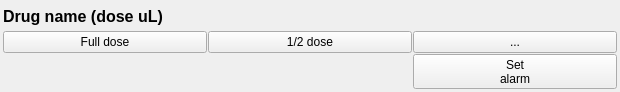
<?xml version="1.0" encoding="UTF-8"?>
<ui version="4.0">
 <class>Form</class>
 <widget class="QWidget" name="Form">
  <property name="geometry">
   <rect>
    <x>0</x>
    <y>0</y>
    <width>620</width>
    <height>92</height>
   </rect>
  </property>
  <property name="sizePolicy">
   <sizepolicy hsizetype="Expanding" vsizetype="MinimumExpanding">
    <horstretch>0</horstretch>
    <verstretch>0</verstretch>
   </sizepolicy>
  </property>
  <property name="minimumSize">
   <size>
    <width>300</width>
    <height>0</height>
   </size>
  </property>
  <property name="windowTitle">
   <string>Form</string>
  </property>
  <layout class="QGridLayout" name="gridLayout" columnstretch="1,1,1" columnminimumwidth="1,1,1">
   <property name="sizeConstraint">
    <enum>QLayout::SetDefaultConstraint</enum>
   </property>
   <property name="leftMargin">
    <number>3</number>
   </property>
   <property name="topMargin">
    <number>3</number>
   </property>
   <property name="rightMargin">
    <number>3</number>
   </property>
   <property name="bottomMargin">
    <number>3</number>
   </property>
   <property name="spacing">
    <number>1</number>
   </property>
   <item row="2" column="0">
    <widget class="QPushButton" name="_fullDoseButton">
     <property name="text">
      <string>Full dose</string>
     </property>
    </widget>
   </item>
   <item row="2" column="1">
    <widget class="QPushButton" name="_halfDoseButton">
     <property name="text">
      <string>1/2 dose</string>
     </property>
    </widget>
   </item>
   <item row="1" column="0" colspan="3">
    <widget class="QLabel" name="_drugNameLabel">
     <property name="sizePolicy">
      <sizepolicy hsizetype="MinimumExpanding" vsizetype="MinimumExpanding">
       <horstretch>0</horstretch>
       <verstretch>0</verstretch>
      </sizepolicy>
     </property>
     <property name="styleSheet">
      <string notr="true">QLabel {
	font-size: 12pt;
	font-family: &quot;Monospace&quot;; 
	font-weight: bold;
}</string>
     </property>
     <property name="text">
      <string>Drug name (dose uL)</string>
     </property>
     <property name="wordWrap">
      <bool>true</bool>
     </property>
    </widget>
   </item>
   <item row="2" column="2">
    <widget class="QPushButton" name="_customDoseButton">
     <property name="text">
      <string>...</string>
     </property>
    </widget>
   </item>
   <item row="3" column="0" colspan="2">
    <widget class="DrugTimer" name="_timer" native="true"/>
   </item>
   <item row="3" column="2">
    <widget class="QToolButton" name="_alarmButton">
     <property name="sizePolicy">
      <sizepolicy hsizetype="Minimum" vsizetype="Fixed">
       <horstretch>0</horstretch>
       <verstretch>0</verstretch>
      </sizepolicy>
     </property>
     <property name="styleSheet">
      <string notr="true"/>
     </property>
     <property name="text">
      <string>Set
alarm</string>
     </property>
     <property name="icon">
      <iconset>
       <selectedoff>:/MainWindow/alarm_off</selectedoff>
       <selectedon>:/MainWindow/alarm_on</selectedon>
      </iconset>
     </property>
     <property name="iconSize">
      <size>
       <width>20</width>
       <height>20</height>
      </size>
     </property>
     <property name="checkable">
      <bool>true</bool>
     </property>
     <property name="checked">
      <bool>false</bool>
     </property>
     <property name="toolButtonStyle">
      <enum>Qt::ToolButtonTextBesideIcon</enum>
     </property>
     <property name="autoRaise">
      <bool>false</bool>
     </property>
     <property name="arrowType">
      <enum>Qt::NoArrow</enum>
     </property>
    </widget>
   </item>
  </layout>
 </widget>
 <customwidgets>
  <customwidget>
   <class>DrugTimer</class>
   <extends>QWidget</extends>
   <header>GUI.GUI</header>
   <container>1</container>
  </customwidget>
 </customwidgets>
 <resources>
  <include location="../media/resources.qrc"/>
 </resources>
 <connections/>
</ui>
